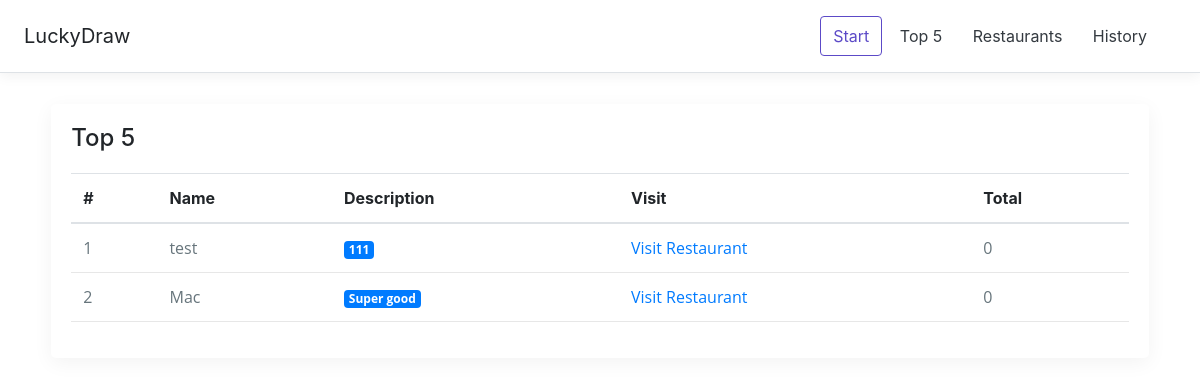
The app's page /top, older data.
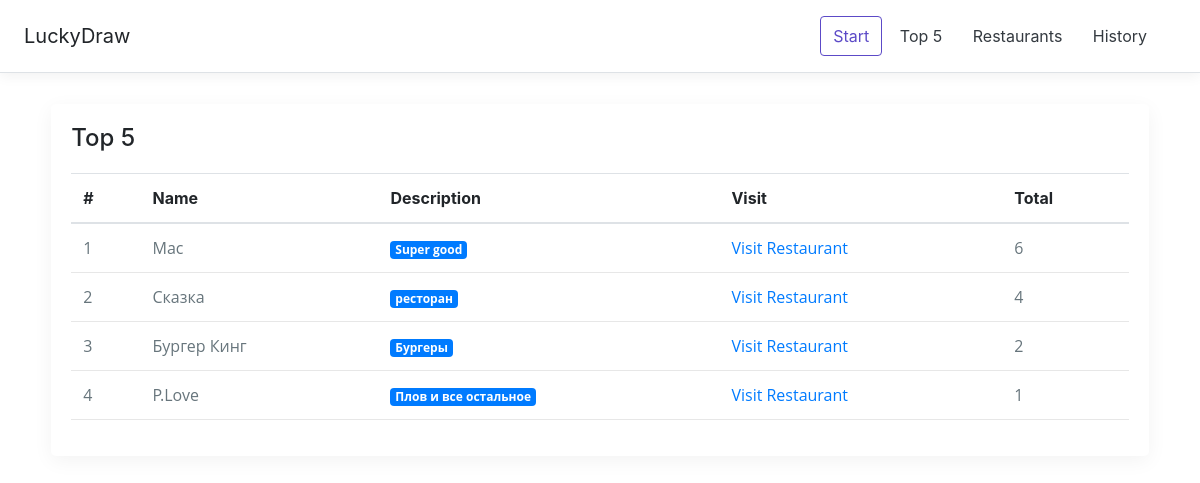
The same page, newer data.
### models/restaurants.py (models this page shows, shortened)
class Restaurants(Base):
    __tablename__ = "restaurants"
    id = Column(String(50), primary_key=True)
    name = Column(String(50), unique=True)
    description = Column(String(110), nullable=True)
    site_url = Column(String(110), nullable=True)
    draw = Column(Integer, default=0)
    created_time = Column(DateTime(), nullable=False)
    modified_time = Column(DateTime(), nullable=False)
    histories = relationship("Histories", backref="restaurants")

### app.py (the view)
@app.route("/top")
def top():
    restaurants = Restaurants.query.order_by(text("-draw")).limit(5)
    return render_template("top.html", restaurants=restaurants)

### app.py (called while the page is built)
@app.teardown_appcontext
def shutdown_session(exception=None):
    db_session.remove()

### templates/top.html (shortened to what this page needs)
{% extends 'base.html' %}
{% block content %}
<div class="row justify-content-center">
    <div class="col-lg-11">
        <div class="card">
            <div class="card-title">
                <h4>Top 5</h4>
            </div>
            <div class="card-body">
                <div class="table-responsive">
                    <table class="table">
                        <thead>
                        <tr>
                            <th>#</th>
                            <th>Name</th>
                            <th>Description</th>
                            <th>Visit</th>
                            <th>Total</th>
                        </tr>
                        </thead>
                        <tbody>
                        {% for restaurant in restaurants %}
                            <tr>
                                <td scope="row">{{ loop.index }}</td>
                                <td>{{ restaurant['name'] }}</td>
                                <td><span class="badge badge-primary">{{ restaurant['description'] }}</span></td>
                                <td><a href="{{ restaurant['site_url'] }}">Visit Restaurant</a></td>
                                <td>{{ restaurant['draw'] }}</td>
                            </tr>
                        {% endfor %}
                        </tbody>
                    </table>
                </div>
            </div>
        </div>
    </div>
</div>
{% endblock %}

Row changes from the older to the newer data that the page shows:
removed Restaurants: name "test", description "111", draw "0"
changed Restaurants "Mac": draw "0" → "6"
added Restaurants: name "Сказка", description "ресторан", draw "4"
added Restaurants: name "Бургер Кинг", description "Бургеры", draw "2"
added Restaurants: name "P.Love", description "Плов и все остальное", draw "1"
